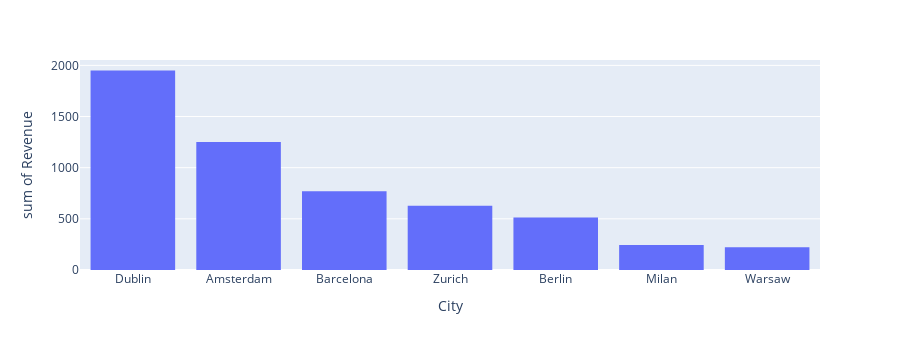

Write notebook code for a chart like this one.
### Code cell
fig_rev = px.histogram(df_top, x = df_top.City, y = df_top.Revenue, height = 350)
fig_rev.update_xaxes(categoryorder = "total descending")
fig_rev.show()

### Figure 1 — Plotly figure (JSON) as saved in the notebook; plotly's stock layout.template omitted (floating-point values rounded to 4 significant figures)
{"data": [{"alignmentgroup": "True", "bingroup": "x", "histfunc": "sum", "hovertemplate": "City=%{x}<br>sum of Revenue=%{y}<extra></extra>", "legendgroup": "", "marker": {"color": "#636efa", "pattern": {"shape": ""}}, "name": "", "offsetgroup": "", "orientation": "v", "showlegend": false, "type": "histogram", "x": ["Dublin", "Madrid", "Barcelona", "Warsaw", "Moscow", "Zurich", "Amsterdam", "Milan", "Berlin", "Edinburgh"], "xaxis": "x", "y": [1950.0, 0, 769.2, 222.2, 0, 628.6, 1252.0, 245.0, 512.3, 0], "yaxis": "y"}], "layout": {"barmode": "relative", "height": 350, "legend": {"tracegroupgap": 0}, "margin": {"t": 60}, "xaxis": {"anchor": "y", "categoryorder": "total descending", "domain": [0, 1], "title": {"text": "City"}}, "yaxis": {"anchor": "x", "domain": [0, 1], "title": {"text": "sum of Revenue"}}}}
